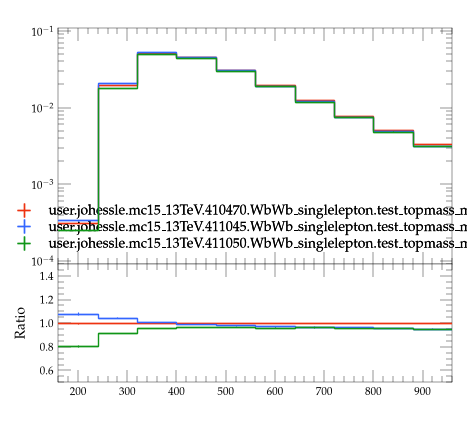

Python code for this plot:
#! /usr/bin/env python3

# This Python script was auto-generated using YODA v2.1.2.
# Analysis object: /WbWb_singlelepton/m_wbbl
# Timestamp: 07-08-2026 (09:16:02)

import matplotlib as mpl
import matplotlib.pyplot as plt
mpl.use('Agg') # comment out for interactive use
import os
import numpy as np
from numpy import nan, inf

plotDir = os.path.split(os.path.realpath(__file__))[0]
if 'YODA_USER_PLOT_PATH' in globals():
    plot_outdir = globals()['YODA_USER_PLOT_PATH']
else:
    plot_outdir = plotDir

#plot style
plt.style.use(os.path.join(plotDir, '../default.mplstyle'))
# plot metadata
figW, figH = plt.rcParams['figure.figsize']
ax_xLabel = ''
ax_yLabel = ''
ax_title  = ''
ax_xScale = 'linear'
ax_yScale = 'log'
xLims = (160.0, 960.0)
yLims = (9e-05, 0.11000000000000001)

# TeX-friendly labels for the legend
labels = {
  'legend' : ([ r"user.johessle.mc15\_13TeV.410470.WbWb\_singlelepton.test\_topmass\_mppui", r"user.johessle.mc15\_13TeV.411045.WbWb\_singlelepton.test\_topmass\_mppui", r"user.johessle.mc15\_13TeV.411050.WbWb\_singlelepton.test\_topmass\_mppui" ], r""),
}

# Adjust canvas width and height
canvasW = 10.0
canvasH = 9.0
figW *= canvasW/10.
figH *= canvasH/9.

# Create figure and axis objects
fig, (ax, ratio0_ax) = plt.subplots(2, 1, sharex=True,
                  figsize=(figW,figH), gridspec_kw={'height_ratios': (6.0, 3.0)})

# Set figure margins
plt.subplots_adjust(
    left   = 1.0 * plt.rcParams['figure.subplot.left'],
    right  = 1.0 * plt.rcParams['figure.subplot.right'],
    top    = 1.0 * plt.rcParams['figure.subplot.top'],
    bottom = 1.0 * plt.rcParams['figure.subplot.bottom'])

ratio0_ax.yaxis.set_major_locator(mpl.ticker.MultipleLocator(0.2))
ratio0_ax.set_ylim(0.5, 1.4999)
ratio0_ax.set_ylabel('Ratio')

# the numerical data is stored in a separate file
dataf = dict()
prefix = os.path.split(__file__)[0]
if prefix:    prefix = prefix + '/'
exec(open(prefix+'m_wbbl__data.py').read(), dataf)


legend_handles = dict() # keep track of handles for the legend

# style options for curves
# starts at zorder>=5 to draw curve on top of legend
styles = {
  'user.johessle.mc15_13TeV.410470.WbWb_singlelepton.test_topmass_mppui.yoda': {
    'color' : '#EE3311',
    'linestyle' : '-',
    'lineopacity' : 1.0,
    'linewidth' : 1,
    'marker' : 'none',
    'markersize' : 2,
    'capsize' : 0.0,
    'zorder' : 5,
    'histstyle' : 1,
    'drawstyle' : 'steps-pre',
    'xerrorbars' : 1,
    'yerrorbars' : 1,
    'fillcolor' : None,
    'fillopacity' : 1.0,
    'ratio0_linestyle' : '-',
    'ratio0_lineopacity' : 1.0,
    'ratio0_linewidth' : 1,
    'ratio0_marker' : 'none',
    'ratio0_markersize' : 2,
    'ratio0_capsize' : 0.0,
    'ratio0_zorder' : 5,
    'ratio0_histstyle' : 1,
    'ratio0_drawstyle' : 'steps-pre',
    'ratio0_xerrorbars' : 1,
    'ratio0_yerrorbars' : 1,
  },
  'user.johessle.mc15_13TeV.411045.WbWb_singlelepton.test_topmass_mppui.yoda': {
    'color' : '#3366FF',
    'linestyle' : '-',
    'lineopacity' : 1.0,
    'linewidth' : 1,
    'marker' : 'none',
    'markersize' : 2,
    'capsize' : 0.0,
    'zorder' : 6,
    'histstyle' : 1,
    'drawstyle' : 'steps-pre',
    'xerrorbars' : 1,
    'yerrorbars' : 1,
    'fillcolor' : None,
    'fillopacity' : 1.0,
    'ratio0_linestyle' : '-',
    'ratio0_lineopacity' : 1.0,
    'ratio0_linewidth' : 1,
    'ratio0_marker' : 'none',
    'ratio0_markersize' : 2,
    'ratio0_capsize' : 0.0,
    'ratio0_zorder' : 6,
    'ratio0_histstyle' : 1,
    'ratio0_drawstyle' : 'steps-pre',
    'ratio0_xerrorbars' : 1,
    'ratio0_yerrorbars' : 1,
  },
  'user.johessle.mc15_13TeV.411050.WbWb_singlelepton.test_topmass_mppui.yoda': {
    'color' : '#109618',
    'linestyle' : '-',
    'lineopacity' : 1.0,
    'linewidth' : 1,
    'marker' : 'none',
    'markersize' : 2,
    'capsize' : 0.0,
    'zorder' : 7,
    'histstyle' : 1,
    'drawstyle' : 'steps-pre',
    'xerrorbars' : 1,
    'yerrorbars' : 1,
    'fillcolor' : None,
    'fillopacity' : 1.0,
    'ratio0_linestyle' : '-',
    'ratio0_lineopacity' : 1.0,
    'ratio0_linewidth' : 1,
    'ratio0_marker' : 'none',
    'ratio0_markersize' : 2,
    'ratio0_capsize' : 0.0,
    'ratio0_zorder' : 7,
    'ratio0_histstyle' : 1,
    'ratio0_drawstyle' : 'steps-pre',
    'ratio0_xerrorbars' : 1,
    'ratio0_yerrorbars' : 1,
  },
}

# curve from input yoda files in main panel
for label, yvals in dataf['yvals'].items():
    if all(np.isnan(v) for v in dataf['yvals'][label]):
        continue
    tmp = None
    if styles[label]['histstyle']: # draw as histogram
        xpos = dataf['xedges'][label] if styles[label]['drawstyle'] else dataf['xpoints'][label]
        ypos = np.insert(yvals, 0, yvals[0]) if styles[label]['drawstyle'] else yvals
        if styles[label]['fillcolor']: # fill area below curve
            ax.fill_between(xpos, ypos, step='pre',
                            color=styles[label]['fillcolor'],
                            alpha=styles[label]['fillopacity'])
        tmp, = ax.plot(xpos, ypos,
                       color=styles[label]['color'],
                       linestyle=styles[label]['linestyle'],
                       alpha=styles[label]['lineopacity'],
                       linewidth=styles[label]['linewidth'],
                       drawstyle=styles[label]['drawstyle'], solid_joinstyle='miter',
                       zorder=styles[label]['zorder'], label=label)
    tmp = ax.errorbar(dataf['xpoints'][label], yvals,
                      xerr=np.array(dataf['xerrs'][label])*styles[label]['xerrorbars'],
                      yerr=np.array(dataf['yerrs'][label])*styles[label]['yerrorbars'],
                      fmt=styles[label]['marker'], capsize=styles[label]['capsize'],
                      alpha=styles[label]['lineopacity'],
                      markersize=styles[label]['markersize'],
                      ecolor=styles[label]['color'],
                      color=styles[label]['color'], zorder=styles[label]['zorder'])
    tmp[-1][0].set_linestyle(styles[label]['linestyle'])
    tmp[-1][0].set_linewidth(styles[label]['linewidth'])
    if label in dataf['add_legend_handle']:  legend_handles[label] = tmp
    for varLabel in dataf['variation_yvals'].keys():
        if varLabel.startswith(label):
            tmp, = ax.plot(dataf['xedges'][label], dataf['variation_yvals'][varLabel],
                           color=styles[label]['color'],
                           linestyle=styles[label]['linestyle'],
                           linewidth=styles[label]['linewidth'],
                           drawstyle='steps-pre', solid_joinstyle='miter',
                           zorder=styles[label]['zorder'], alpha=0.5)


# plots on ratio panel
# curve from input yoda files in ratio panel
for label, yvals in dataf['ratio0_yvals'].items():
    if all(np.isnan(v) for v in yvals):
        continue
    if styles[label]['ratio0_histstyle']: # plot as histogram
        xpos = dataf['xedges']['user.johessle.mc15_13TeV.410470.WbWb_singlelepton.test_topmass_mppui.yoda'] if styles[label]['ratio0_drawstyle'] else dataf['xpoints']['user.johessle.mc15_13TeV.410470.WbWb_singlelepton.test_topmass_mppui.yoda']
        ypos = np.insert(yvals, 0, yvals[0]) if styles[label]['ratio0_drawstyle'] else yvals
        ratio0_ax.plot(xpos, ypos,
                       color=styles[label]['color'],
                       linewidth=styles[label]['linewidth'],
                       linestyle=styles[label]['ratio0_linestyle'],
                       alpha=styles[label]['ratio0_lineopacity'],
                       drawstyle=styles[label]['ratio0_drawstyle'], zorder=styles[label]['zorder'],
                       solid_joinstyle='miter')
    tmp = ratio0_ax.errorbar(dataf['xpoints']['user.johessle.mc15_13TeV.410470.WbWb_singlelepton.test_topmass_mppui.yoda'], yvals,
                             xerr=np.array(dataf['ref_xerrs'])*styles[label]['ratio0_xerrorbars'],
                             yerr=np.array(dataf['ratio0_yerrs'][label])*styles[label]['ratio0_yerrorbars'],
                             fmt=styles[label]['ratio0_marker'], capsize=styles[label]['ratio0_capsize'],
                             alpha=styles[label]['ratio0_lineopacity'],
                             markersize=styles[label]['ratio0_markersize'],
                             ecolor=styles[label]['color'],
                             color=styles[label]['color'])
    tmp[-1][0].set_linestyle(styles[label]['ratio0_linestyle'])
    tmp[-1][0].set_linewidth(styles[label]['ratio0_linewidth'])

    for varlabel in dataf['ratio0_variation_vals'].keys():
        if varlabel.startswith(label):
            ratio0_ax.plot(dataf['xedges']['user.johessle.mc15_13TeV.410470.WbWb_singlelepton.test_topmass_mppui.yoda'],
                            dataf['ratio0_variation_vals'][varlabel],
                            color=styles[label]['color'],
                            linestyle=styles[label]['linestyle'],
                            linewidth=styles[label]['linewidth'],
                            drawstyle='steps-pre', solid_joinstyle='miter',
                            zorder=1, alpha=0.5)

legend_items = list(legend_handles.values())
ax.add_artist(ax.legend(legend_items,
                        labels['legend'][0],
                        title=labels['legend'][1],
                        alignment='left',
                        loc='lower center',
                        bbox_to_anchor=(0.5, 0.0)))

# set plot metadata as defined above
ratio0_ax.set_xlabel(ax_xLabel)
ratio0_ax.xaxis.set_label_coords(1., -0.15)
ax.set_ylabel(ax_yLabel, ha='right', va='top')
ax.yaxis.set_label_coords(-0.11, 1.0)
ax.set_title(ax_title, loc='left')
ax.set_xscale(ax_xScale)
ax.set_yscale(ax_yScale)
ratio0_ax.set_yscale('linear')
ax.set_xlim(xLims)
ax.set_ylim(yLims)

# tick formatting
plt.rcParams['xtick.top'] = True
plt.rcParams['ytick.right'] = True
ax.yaxis.set_major_locator(mpl.ticker.LogLocator(base=10.0, numticks=np.inf))
ax.yaxis.set_minor_locator(mpl.ticker.LogLocator(
                           base=10.0, subs=np.arange(0.1, 1, 0.1), numticks=np.inf))
fig.align_ylabels((ax, ratio0_ax))
plt.savefig(os.path.join(plot_outdir, 'm_wbbl.pdf'), format='PDF')
plt.savefig(os.path.join(plot_outdir, 'm_wbbl.png'), format='PNG')

plt.close(fig)
